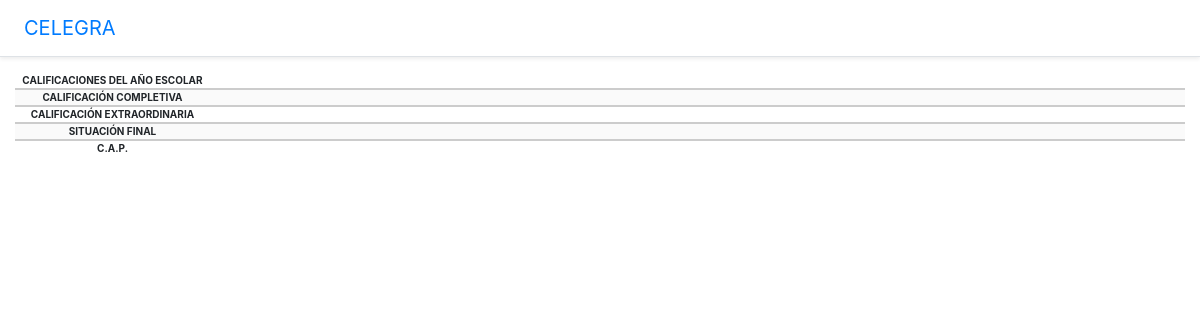
Before: /student/1/ with the older database file.
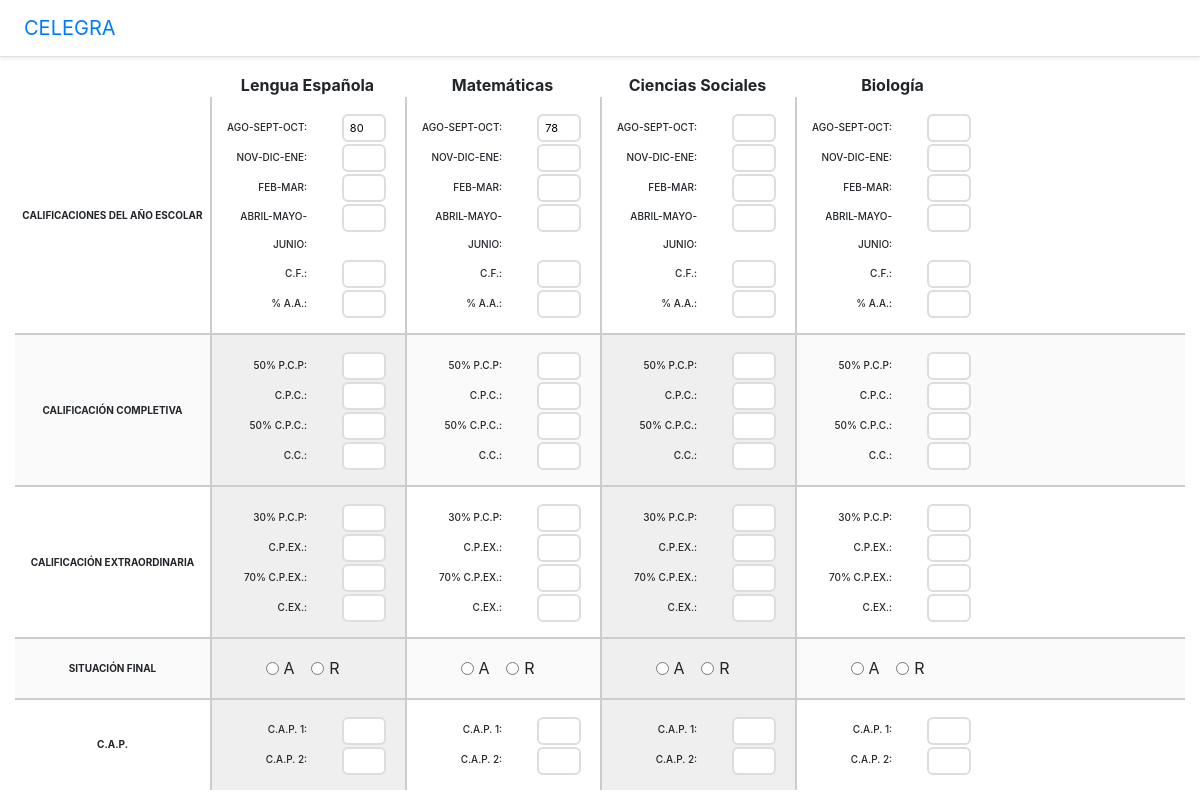
After: the same page with the newer database file.
### grades/models.py (models this page shows, shortened)
class StudentSubject(models.Model):
    student = models.ForeignKey(Student, on_delete=models.DO_NOTHING)
    subject = models.ForeignKey(Subject, on_delete=models.DO_NOTHING)
    year = models.CharField(max_length=10)  # 2010-2011

class Subject(models.Model):
    name = models.CharField(max_length=45)

class Qualification(models.Model):
    student_subject = models.ForeignKey(StudentSubject, on_delete=models.DO_NOTHING)
    p1_partial1 = models.CharField(max_length=15, null=True, blank=True)
    p1_partial2 = models.CharField(max_length=15, null=True, blank=True)
    p1_partial3 = models.CharField(max_length=15, null=True, blank=True)
    p1_partial4 = models.CharField(max_length=15, null=True, blank=True)
    p1_cf = models.CharField(max_length=15, null=True, blank=True)
    p1_aa_percent = models.CharField(max_length=15, null=True, blank=True)
    p2_pcp_percent = models.CharField(max_length=15, null=True, blank=True)
    p2_cpc = models.CharField(max_length=15, null=True, blank=True)
    p2_cpc_percent = models.CharField(max_length=15, null=True, blank=True)
    p2_cc = models.CharField(max_length=15, null=True, blank=True)
    p3_pcp_percent = models.CharField(max_length=15, null=True, blank=True)
    p3_cpex = models.CharField(max_length=15, null=True, blank=True)
    p3_cpex_percent = models.CharField(max_length=15, null=True, blank=True)
    p3_cex = models.CharField(max_length=15, null=True, blank=True)
    a = models.BooleanField(default=False)
    r = models.BooleanField(default=False)
    cap_1 = models.CharField(max_length=15, null=True, blank=True)
    cap_2 = models.CharField(max_length=15, null=True, blank=True)

### grades/views.py (the view)
# urls.py: path('student/<int:student_id>/', grades_form),
def grades_form(request, student_id):
    student = Student.objects.get(pk=student_id)
    student_subjects = student.studentsubject_set.all()
    ss = StudentSubject()
    ss.qualification_set.first()
    context = {
        'student': student,
        'student_subjects': student_subjects,
    }
    return render(request, 'grades_form.html', context)

### grades/templates/grades_form.html (shortened to what this page needs)
{% extends 'base.html' %}
{% block content %}
<div class="qualifications container-fluid">
    <form id="qualification-form" method="post" action="/student/{{ student.id }}/qualification">
        <div class="row no-gutters">
            {% for ss in student_subjects %}
                <div class="col-2 text-center"><strong>{{ ss.subject.name }}</strong></div>
            {% endfor %}
        </div>
        <div class="row no-gutters grades-row">
            <div class="col-2 row-header text-center">
                <div class="header-container"><span>Calificaciones del año escolar</span></div>
            </div>
            {% for ss in student_subjects %}
                {% with ss.qualification_set.all|first as first_qq %}
                <div class="col-2 qualification-column">
                    <div class="row">
                        <div class="col-7 col-lbl-qualification"><label class="lbl-qualification" for="ss-{{ ss.id }}-AGO-SEPT-OCT">AGO-SEPT-OCT:</label></div>
                        <div class="col-4 col-inp-qualification">
                            <input class="inp-qualification" id="ss-{{ ss.id }}-AGO-SEPT-OCT" name="ss-{{ ss.id }}-AGO-SEPT-OCT" type="number" value="{{ first_qq.p1_partial1|default_if_none:"" }}" />
                        </div>
                    </div>
                    <div class="row">
                        <div class="col-7 col-lbl-qualification"><label class="lbl-qualification" for="ss-{{ ss.id }}-NOV-DIC-ENE">NOV-DIC-ENE:</label></div>
                        <div class="col-4 col-inp-qualification">
                            <input class="inp-qualification" id="ss-{{ ss.id }}-NOV-DIC-ENE" name="ss-{{ ss.id }}-NOV-DIC-ENE" type="number" value="{{ first_qq.p1_partial2|default_if_none:"" }}" />
                        </div>
                    </div>
                    <div class="row">
                        <div class="col-7 col-lbl-qualification"><label class="lbl-qualification" for="ss-{{ ss.id }}-FEB-MAR">FEB-MAR:</label></div>
                        <div class="col-4 col-inp-qualification">
                            <input class="inp-qualification" id="ss-{{ ss.id }}-FEB-MAR" name="ss-{{ ss.id }}-FEB-MAR" type="number" value="{{ first_qq.p1_partial3|default_if_none:"" }}" />
                        </div>
                    </div>
                    <div class="row">
                        <div class="col-7 col-lbl-qualification"><label class="lbl-qualification" for="ss-{{ ss.id }}-ABRIL-MAYO-JUNIO">ABRIL-MAYO-JUNIO:</label></div>
                        <div class="col-4 col-inp-qualification">
                            <input class="inp-qualification" id="ss-{{ ss.id }}-ABRIL-MAYO-JUNIO" name="ss-{{ ss.id }}-ABRIL-MAYO-JUNIO" type="number" value="{{ first_qq.p1_partial4|default_if_none:"" }}" />
                        </div>
                    </div>
                    <div class="row">
                        <div class="col-7 col-lbl-qualification"><label class="lbl-qualification" for="ss-{{ ss.id }}-C-F">C.F.:</label></div>
                        <div class="col-4 col-inp-qualification">
                            <input class="inp-qualification" id="ss-{{ ss.id }}-C-F" name="ss-{{ ss.id }}-C-F" type="number" value="{{ first_qq.p1_cf|default_if_none:"" }}" />
                        </div>
                    </div>
                    <div class="row">
                        <div class="col-7 col-lbl-qualification"><label class="lbl-qualification" for="ss-{{ ss.id }}-percent-A-A">% A.A.:</label></div>
                        <div class="col-4 col-inp-qualification">
                            <input class="inp-qualification" id="ss-{{ ss.id }}-percent-A-A" name="ss-{{ ss.id }}-percent-A-A" type="number" value="{{ first_qq.p1_aa_percent|default_if_none:"" }}" />
                        </div>
                    </div>
                </div>
                {% endwith %}
            {% endfor %}
        </div>
        <div class="row no-gutters grades-row">
            <div class="col-2 row-header text-center">
                <div class="header-container"><span>Calificación completiva</span></div>
            </div>
            {% for ss in student_subjects %}
                {% with ss.qualification_set.all|first as first_qq %}
                <div class="col-2 qualification-column">
                    <div class="row">
                        <div class="col-7 col-lbl-qualification"><label class="lbl-qualification" for="ss-{{ ss.id }}-50-percent-P-C-P">50% P.C.P:</label></div>
                        <div class="col-4 col-inp-qualification">
                            <input class="inp-qualification" id="ss-{{ ss.id }}-50-percent-P-C-P" name="ss-{{ ss.id }}-50-percent-P-C-P" type="number" value="{{ first_qq.p2_pcp_percent|default_if_none:"" }}" />
                        </div>
                    </div>
                    <div class="row">
                        <div class="col-7 col-lbl-qualification"><label class="lbl-qualification" for="ss-{{ ss.id }}-C-P-C">C.P.C.:</label></div>
                        <div class="col-4 col-inp-qualification">
                            <input class="inp-qualification" id="ss-{{ ss.id }}-C-P-C" name="ss-{{ ss.id }}-C-P-C" type="number" value="{{ first_qq.p2_cpc|default_if_none:"" }}" />
                        </div>
                    </div>
                    <div class="row">
                        <div class="col-7 col-lbl-qualification"><label class="lbl-qualification" for="ss-{{ ss.id }}-50-percent-C-P-C">50% C.P.C.:</label></div>
                        <div class="col-4 col-inp-qualification">
                            <input class="inp-qualification" id="ss-{{ ss.id }}-50-percent-C-P-C" name="ss-{{ ss.id }}-50-percent-C-P-C" type="number" value="{{ first_qq.p2_cpc_percent|default_if_none:"" }}" />
                        </div>
                    </div>
                    <div class="row">
                        <div class="col-7 col-lbl-qualification"><label class="lbl-qualification" for="ss-{{ ss.id }}-C-C">C.C.:</label></div>
                        <div class="col-4 col-inp-qualification">
                            <input class="inp-qualification" id="ss-{{ ss.id }}-C-C" name="ss-{{ ss.id }}-C-C" type="number" value="{{ first_qq.p2_cc|default_if_none:"" }}" />
                        </div>
                    </div>
                </div>
                {% endwith %}
            {% endfor %}
        </div>
        <div class="row no-gutters grades-row">
            <div class="col-2 row-header text-center">
                <div class="header-container"><span>Calificación extraordinaria</span></div>
            </div>
            {% for ss in student_subjects %}
                {% with ss.qualification_set.all|first as first_qq %}
                <div class="col-2 qualification-column">
                    <div class="row">
                        <div class="col-7 col-lbl-qualification"><label class="lbl-qualification" for="ss-{{ ss.id }}-30-percent-P-C-P">30% P.C.P:</label></div>
                        <div class="col-4 col-inp-qualification">
                            <input class="inp-qualification" id="ss-{{ ss.id }}-30-percent-P-C-P" name="ss-{{ ss.id }}-30-percent-P-C-P" type="number" value="{{ first_qq.p3_pcp_percent|default_if_none:"" }}" />
                        </div>
                    </div>
                    <div class="row">
                        <div class="col-7 col-lbl-qualification"><label class="lbl-qualification" for="ss-{{ ss.id }}-C-P-EX">C.P.EX.:</label></div>
                        <div class="col-4 col-inp-qualification">
                            <input class="inp-qualification" id="ss-{{ ss.id }}-C-P-EX" name="ss-{{ ss.id }}-C-P-EX" type="number" value="{{ first_qq.p3_cpex|default_if_none:"" }}" />
                        </div>
                    </div>
                    <div class="row">
                        <div class="col-7 col-lbl-qualification"><label class="lbl-qualification" for="ss-{{ ss.id }}-70-percent-C-P-EX">70% C.P.EX.:</label></div>
                        <div class="col-4 col-inp-qualification">
                            <input class="inp-qualification" id="ss-{{ ss.id }}-70-percent-C-P-EX" name="ss-{{ ss.id }}-70-percent-C-P-EX" type="number" value="{{ first_qq.p3_cpex_percent|default_if_none:"" }}" />
                        </div>
                    </div>
                    <div class="row">
                        <div class="col-7 col-lbl-qualification"><label class="lbl-qualification" for="ss-{{ ss.id }}-C-EX">C.EX.:</label></div>
                        <div class="col-4 col-inp-qualification">
                            <input class="inp-qualification" id="ss-{{ ss.id }}-C-EX" name="ss-{{ ss.id }}-C-EX" type="number" value="{{ first_qq.p3_cex|default_if_none:"" }}" />
                        </div>
                    </div>
                </div>
                {% endwith %}
            {% endfor %}
        </div>
        <div class="row no-gutters grades-row">
            <div class="col-2 row-header text-center">
                <div class="header-container"><span>Situación final</span></div>
            </div>
            {% for ss in student_subjects %}
                {% with ss.qualification_set.all|first as first_qq %}
                <div class="col-2 qualification-column">
                    <div class="row">
                        <div class="col-12 text-center">
                            <div class="form-check form-check-inline">
                                <input class="form-check-input" type="radio" name="ss-{{ ss.id }}-a-r" id="ss-{{ ss.id }}-a" value="a"
                                />
                                <label class="form-check-label" for="ss-{{ ss.id }}-a">A</label>
                            </div>
                            <div class="form-check form-check-inline">
                                <input class="form-check-input" type="radio" name="ss-{{ ss.id }}-a-r" id="ss-{{ ss.id }}-r" value="r"
                                />
                                <label class="form-check-label" for="ss-{{ ss.id }}-r">R</label>
                            </div>
                        </div>
                    </div>
                </div>
                {% endwith %}
            {% endfor %}
        </div>
        <div class="row no-gutters grades-row">
            <div class="col-2 row-header text-center">
                <div class="header-container"><span>C.A.P.</span></div>
            </div>
            {% for ss in student_subjects %}
                {% with ss.qualification_set.all|first as first_qq %}
                <div class="col-2 qualification-column">
                    <div class="row">
                        <div class="col-7 col-lbl-qualification"><label class="lbl-qualification" for="ss-{{ ss.id }}-C-A-P-1">C.A.P. 1:</label></div>
                        <div class="col-4 col-inp-qualification">
                            <input class="inp-qualification" id="ss-{{ ss.id }}-C-A-P-1" name="ss-{{ ss.id }}-C-A-P-1" type="number" value="{{ first_qq.cap_1|default_if_none:"" }}" />
                        </div>
                    </div>
                    <div class="row">
                        <div class="col-7 col-lbl-qualification"><label class="lbl-qualification" for="ss-{{ ss.id }}-C-A-P-2">C.A.P. 2:</label></div>
                        <div class="col-4 col-inp-qualification">
                            <input class="inp-qualification" id="ss-{{ ss.id }}-C-A-P-2" name="ss-{{ ss.id }}-C-A-P-2" type="number" value="{{ first_qq.cap_2|default_if_none:"" }}" />
                        </div>
                    </div>
                </div>
                {% endwith %}
            {% endfor %}
        </div>
    </form>
</div>
{% endblock %}

### grades/templates/base.html (shortened to what this page needs)
<!doctype html>
<html lang="en">
<head>
    {% load static %}
    <link rel="stylesheet" href="https://stackpath.bootstrapcdn.com/bootstrap/4.1.3/css/bootstrap.min.css"
>
    <link href="/static/css/style.css" rel="stylesheet">
</head>
<body>
<div class="d-flex flex-column flex-md-row align-items-center p-3 px-md-4 mb-3 bg-white border-bottom shadow-sm">
     <h5 class="my-0 mr-md-auto font-weight-normal"><a href="/">CELEGRA</a> </h5>
</div>
<div class="container-fluid">
    <div class="row">
        {% block content %}
        {% endblock %}
    </div>
</div>
</body>
</html>

### grades/static/css/style.css (style rules this page uses)
html, body { height: 100%; }
.grades-row:nth-child(2n) { background: #fafafa; }
.grades-row + .grades-row { margin-top: 0; border-top: 2px solid #ccc; }
.row-header .header-container { text-align: center; text-transform: uppercase; font-size: 10px; font-weight: 700; width: 100%; height: 100%; display: table; }
.row-header .header-container span { vertical-align: middle; display: table-cell; }
.qualification-column { line-height: 28px; border-left: 2px solid #ccc; padding: 15px 0; }
.qualification-column:nth-child(2n) { background: #efefef; }
.lbl-qualification { font-size: 10px; font-weight: 500; display: inline-block; vertical-align: middle; margin: 0 5px 0 0; text-align: right; }
.col-lbl-qualification { text-align: right; font-size: 9px; }
.col-inp-qualification { text-align: left; }
.inp-qualification { font-size: 11px; height: 28px; border-radius: 6px; border: 2px solid #ddd; display: inline-block; text-align: center; width: 50px; max-width: 100%; }

Changed rows visible on the page:
added StudentSubject: subject.name "Lengua Española", id "☐ A", id "☐ R"
added StudentSubject: subject.name "Matemáticas", id "☐ A", id "☐ R"
added StudentSubject: subject.name "Ciencias Sociales", id "☐ A", id "☐ R"
added StudentSubject: subject.name "Biología", id "☐ A", id "☐ R"
added Qualification: p1_partial1 "80"
added Qualification: p1_partial1 "78"
